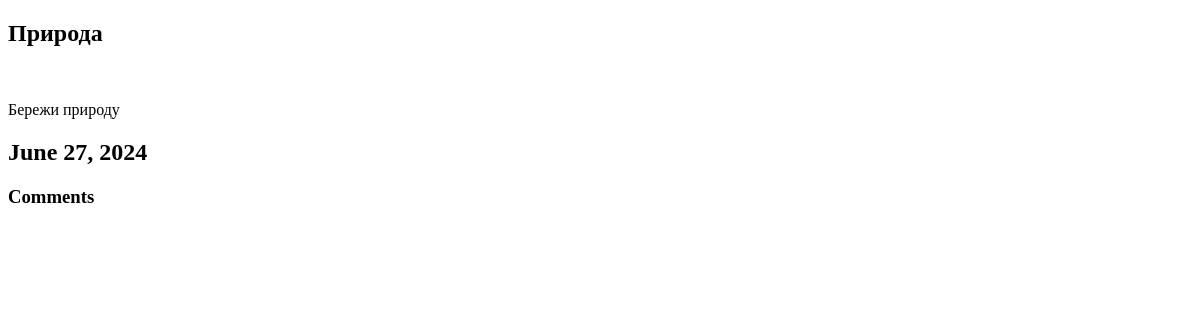
/posts/4/, run on an earlier commit of the app's database.
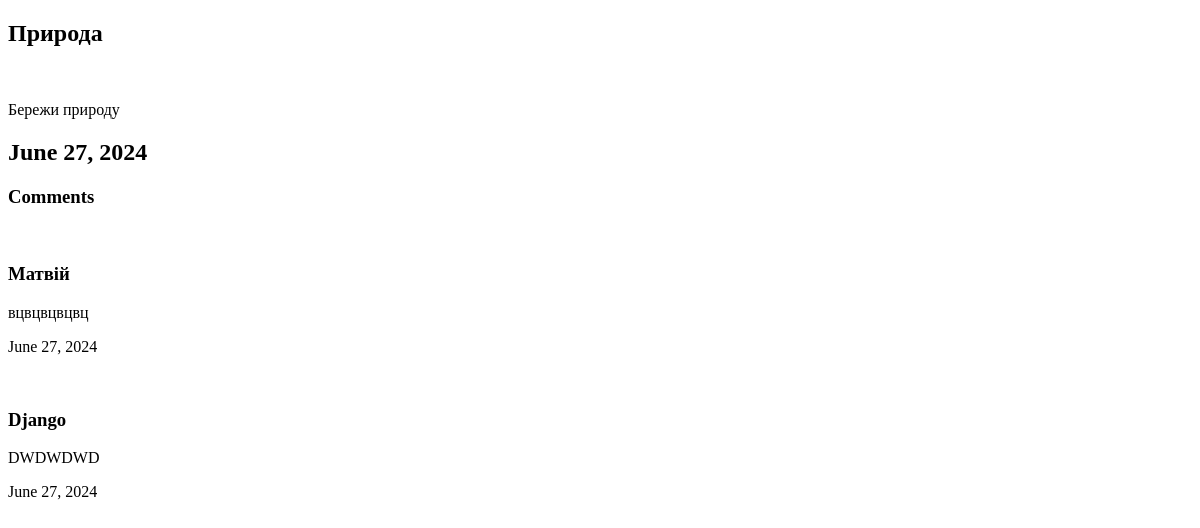
And on a later commit of the database.
### myapp/models.py (models this page shows, shortened)
class Post(models.Model):
    title = models.CharField(max_length=100)
    content = models.TextField()
    published_date = models.DateField(auto_now=True)
    author = models.ForeignKey(Author, on_delete=models.DO_NOTHING, null=True)
    def published_recently(self):
        return self.published_date >= timezone.now() - timedelta(days=7)
    published_recently.boolean = True
    published_recently.short_description = "Published recently&"

class Comment(models.Model):
    post = models.ForeignKey(Post,  on_delete=models.DO_NOTHING, null=True)
    author_name = models.CharField(max_length=170)
    text = models.TextField()
    created_date = models.DateField(auto_now=True)

### myapp/views.py (the view)
# urls.py: path("<int:post_id>/", ma_views.get_post_by_id, name = "post_details"),
def get_post_by_id(request, post_id):
    post = Post.objects.get(id = post_id)
    comments = Comment.objects.filter(post = post).all()
    context = {
        "post": post,
        "comments": comments,
    }
    return render(
        request,
        template_name="myapp/post_details.html",
        context=context,
    )

### templates/myapp/post_details.html (shortened to what this page needs)
<!DOCTYPE html>
<html lang="en">
<head>
</head>
<body>
    <h2>{{post.title}}</h2>
    <br>
    <p>{{post.content}}</p>
    <h2>{{post.published_date}}</h2>
    <h3>Comments</h3>
    {% for comment in comments%}
        <br>
        <h3>{{comment.author_name}}</h3>
        <p>{{comment.text}}</p>
        <p>{{comment.created_date}}</p>
    {% endfor %}
</body>
</html>

What changed in the data, as far as the page shows it:
added Comment: author_name "Матвій", text "вцвцвцвцвц", created_date "June 27, 2024"
added Comment: author_name "Django", text "DWDWDWD", created_date "June 27, 2024"
